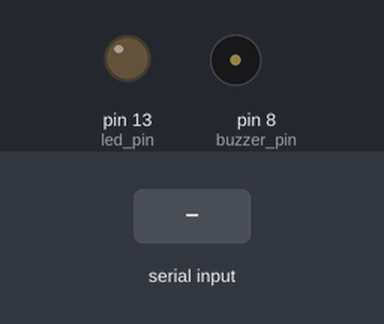
Simulated run of this sketch. Board: Arduino Uno, built with avr-gcc and run on an emulated ATmega328P. Parts: output pins drawn as LEDs (lit = HIGH), buzzer (waves = sounding). The inputs (shaded band) are chosen by the test bench.

Above: at 1.2 s.
1.3 s: "1" received over Serial
At 2.4 s:
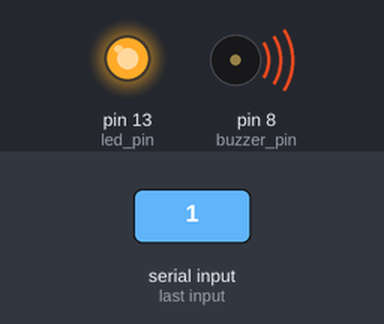
2.8 s: "0" received over Serial
At 3.5 s:
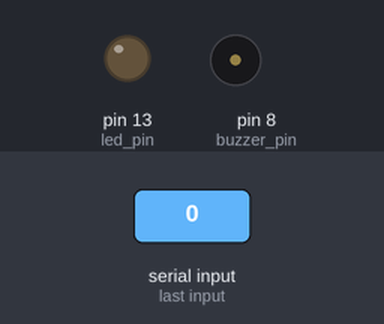
Timing chart, 0 to 5.8 s (numbered marks = the images above; inputs shaded):
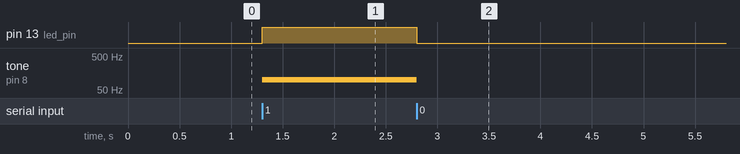

Measured:
- after the input at 1.3 s, pin 13 (led_pin): LOW → HIGH at once; tone on pin 8 (buzzer_pin): silent → 100 Hz at once
- after the input at 2.8 s, pin 13 (led_pin): HIGH → LOW at once; tone on pin 8 (buzzer_pin): 100 Hz → silent at once

The sketch:

WIP_ARD_PICKLE_RICK.ino
```cpp
const int led_pin = 13;    // Initializing the LED pin
const int buzzer_pin = 8;// Initializing the Buzzer pin
void setup ( ) {

pinMode(led_pin, OUTPUT);// Declaring the LED pin as output pin
pinMode(buzzer_pin, OUTPUT);
Serial.begin(9600);       // Starting the serial communication at 9600 baud rate
}

void loop ( ) {
if (Serial.available ( ) > 0) {   // Checking if the Processing IDE has send a value or not
char state = Serial.read ( );    // Reading the data received and saving in the state variable

if(state == '1'){             // If received data is '1', then turn on LED
tone(buzzer_pin, 100);
digitalWrite (led_pin, HIGH);
}

if (state == '0') {     // If received data is '0', then turn off led
noTone(buzzer_pin);
digitalWrite (led_pin, LOW);

}
}

delay(1);
}


///
//int distance = analogRead(0);
//  int buzzer = map(distance, 0, 2013, 100, 2000);
 // tone(8, buzzer);
///
```
